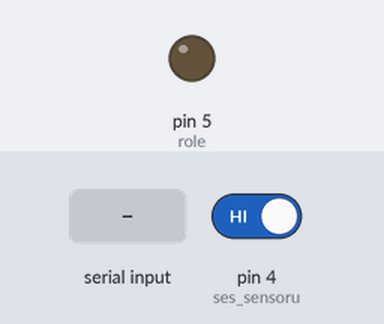
The sketch below on a simulated Arduino Uno, built with avr-gcc and run on an emulated ATmega328P. Shown: output pins drawn as LEDs (lit = HIGH). The inputs (shaded band) are chosen by the test bench; at power-on: pin 4 (ses_sensoru) HIGH.

Above: at 1.2 s.
1.3 s: "1" received over Serial
At 1.6 s:
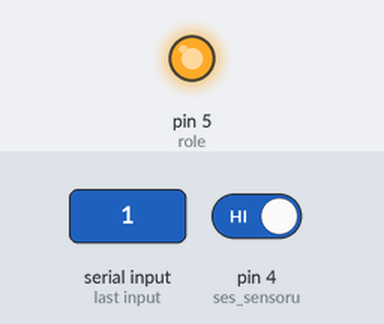
2.8 s: "0" received over Serial
At 4.0 s:
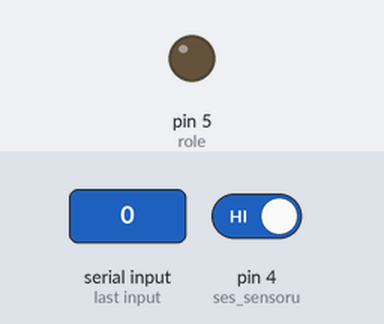
Timing chart, 0 to 5.8 s (numbered marks = the images above; inputs shaded):
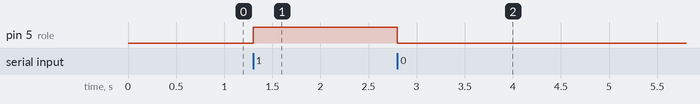

The sketch:

lamba.ino
```cpp
int ses_sensoru = 4;
int role = 5;
int alkis = 0;
long algilama_araligi_baslangic = 0;
long algilama_araligi = 0;
boolean isik_durumu = false;
 int state;
void setup() {
  Serial.begin(9600);
  pinMode(ses_sensoru, INPUT);
  pinMode(role, OUTPUT);
}

void loop() {

  int sensor_durumu = digitalRead(ses_sensoru);

  if (sensor_durumu == 0)
  {
    if (alkis == 0)
    {
      algilama_araligi_baslangic = algilama_araligi = millis();
      alkis++;
    }
    else if (alkis > 0 && millis()-algilama_araligi >= 50)
    {
      algilama_araligi = millis();
      alkis++;
    }
  }

  if (millis()-algilama_araligi_baslangic >= 400)
  {
    if (alkis == 2)
    {
      if (!isik_durumu)
        {
          state=1;
          isik_durumu = true;
          digitalWrite(role, HIGH);
        }
        else if (isik_durumu)
        {
          state=0;
          isik_durumu = false;
          digitalWrite(role, LOW);
        }
    }
    alkis = 0;
  }
  if(Serial.available()>0){
    state=Serial.read();
}

  if((alkis==0 || alkis==1) && state=='1')
  {
    isik_durumu=true;
    digitalWrite(role,HIGH);
    }
  else if((alkis==0 || alkis==1) && state=='0')
  {
    isik_durumu=false;
    digitalWrite(role,LOW);}
  }
```

Measured:
- after the input at 1.3 s, pin 5 (role): LOW → HIGH at once
- after the input at 2.8 s, pin 5 (role): HIGH → LOW at once
